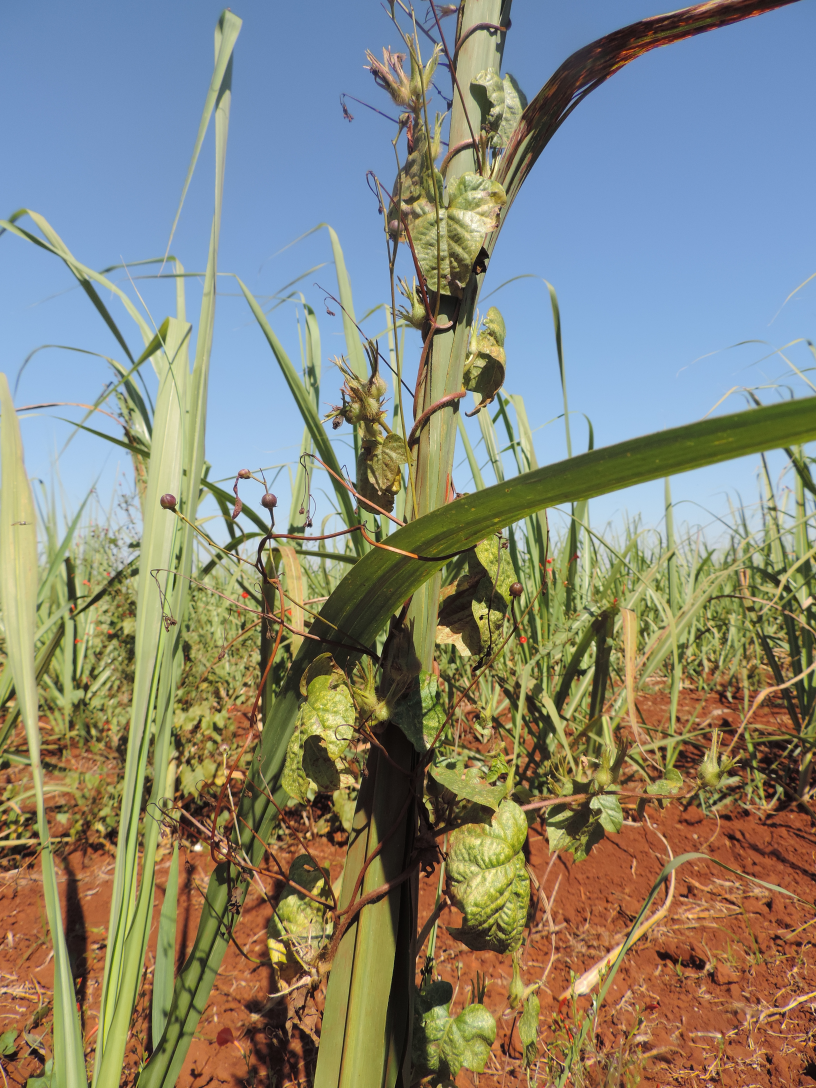
//> input picture dataset_UFRA/DSCN0003.JPG, 2448 x 3264 px (shown at 1/3 size)
$ ./leafDescriptor   (built with g++ and OpenCV 4)
//> lines starting //> are read from the running program, lines starting //| are printed output that depends on the picture; after the words box and inside, x2 and y2 are one past the last pixel; in counts of white or black regions, pixels touching at a corner belong together
#include <cv.h>
#include <highgui.h>
#include <opencv2/opencv.hpp>
//#include <opencv2/tracking.hpp>
#include <iostream>
#include <vector>
#include <math.h>
#include <fstream>


#define PI 3.14159265

using namespace cv;
using namespace std;

//vector < vector<Point> > retangulos;
struct Regiao{
    Point inicio;
    int largura;
    int altura;
};

struct outliers{
    double dist;
    int ind;
};

vector<Regiao> regioes;

struct No{
    int pos;
    No *quad1;
    No *quad2;
    No *quad3;
    No *quad4;
} *arvore;
//calcula a quantidade pixels que pertence a folha em si
// [19 lines left out: functions calcAreaLeaf, getTemplateP, not called in this run]

double getTemplate1(cv::Mat img,cv::Point p, int tam){
    double mediaR1 = 0,mediaR2 = 0;
         mediaR1 = (img.at<double>(p.x+(tam -1),p.y+1)-img.at<double>(p.x+(tam -1),p.y)-img.at<double>(p.x-1,p.y+1)+
         img.at<double>(p.x-1,p.y))/tam;
         //cout <<" Media 1 template 1 "<<mediaR1<<"\n";

         mediaR2 = (img.at<double>(p.x+(tam -1),p.y)-img.at<double>(p.x+(tam -1),p.y-1)-img.at<double>(p.x-1,p.y)+
         img.at<double>(p.x-1,p.y-1))/tam;
        // cout <<" Media 2 template 2 "<<mediaR2<<"\n";
    return mediaR1 - mediaR2;

}

double getTemplate2(cv::Mat img,cv::Point p,int tam){
    double mediaR1 = 0,mediaR2 = 0;
         mediaR1 = (img.at<double>(p.x,p.y+(tam -1))-img.at<double>(p.x-1,p.y+(tam -1))-img.at<double>(p.x,p.y-1)+
         img.at<double>(p.x-1,p.y-1))/tam;

         mediaR2 = (img.at<double>(p.x+1,p.y+(tam -1))-img.at<double>(p.x,p.y+(tam -1))-img.at<double>(p.x+1,p.y-1)+
         img.at<double>(p.x,p.y-1))/tam;
    return mediaR1 - mediaR2;
}

double getTemplate3(cv::Mat img,cv::Point p, int tam){
    double mediaR1 = 0,mediaR2 = 0;

         mediaR1 = (img.at<double>(p.x+tam-1,p.y+tam-1)-img.at<double>(p.x+(tam -2),p.y+tam)-
         img.at<double>(p.x-1,p.y-1)+img.at<double>(p.x-2,p.y))/(2*tam); // Branco

         mediaR2 = (img.at<double>(p.x+tam,p.y+tam-2)-img.at<double>(p.x+tam-1,p.y+tam-1)-img.at<double>(p.x,p.y-2)+
         img.at<double>(p.x-1,p.y-1))/(2*tam); // Preto

    return mediaR1 - mediaR2;
}

double getTemplate4(cv::Mat img,cv::Point p, int tam){
    double mediaR1 = 0,mediaR2 = 0;

            mediaR1 = (img.at<double>(p.x+tam,p.y)-img.at<double>(p.x+tam-1,p.y-1)-
            img.at<double>(p.x,p.y+tam)+img.at<double>(p.x-1,p.y+tam-1))/(2*tam); // Branco

            mediaR2 = (img.at<double>(p.x+tam+1,p.y+1)-img.at<double>(p.x+tam,p.y)-img.at<double>(p.x+1,p.y+tam+1)+
            img.at<double>(p.x,p.y+tam))/(2*tam); // Preto

    return mediaR1 - mediaR2;
}

void calcTemplate1(cv::Mat imgInt, cv::Mat &out){
int contV = 0, contE = 0, qtd = 0;
bool sem1 = false;
int fator = 0, jfinal = 0, ifinal = 0, tam = 5;
double dist = 0;
       for(int j = 1; j < imgInt.cols - 2; j++){
         for(int i = 1; i < imgInt.rows - tam; i++){
         if ((getTemplate1(imgInt,Point(i,j),tam)) > 200){
        out.at<uchar>(i,j) = 255;
        i += tam;
         }
     }
 }
}

void calcTemplate2(cv::Mat imgInt, Mat &out){
int contV = 0, qtd = 0;
bool sem1 = false;
int fator = 0, jfinal = 0, ifinal = 0, tam = 5;
double dist = 0;
std::vector< vector<Point> > vec;

 for(int i = 1; i < imgInt.rows - 2; i++){
     for(int j = 1; j < imgInt.cols - tam; j++){
         if ((getTemplate2(imgInt,Point(i,j),tam)) > 200){
    out.at<uchar>(i,j) = 255;
    j += tam;
     }
 }
 }
}

void calcTemplate3(cv::Mat imgInt, Mat &out){
int contV = 0, qtd = 0;
bool sem1 = false;
int fator = 0, jfinal = 0, ifinal = 0, tam = 5;
double dist = 0;
std::vector< vector<Point> > vec;

 int sent = 0, aux = 2;
   for(int j = imgInt.cols - 4; j >= 2; j--){
      sent = j;

      for(int i = aux; (i < imgInt.rows - 4) && (sent <= imgInt.cols -4); i++){

         if ((getTemplate3(imgInt,Point(i,sent),tam)) > 90){
             out.at<uchar>(i,sent) = 255;
             i +=tam;
             sent +=tam;
         }
         sent++;
     }
 }
}

void calcTemplate4(cv::Mat imgInt, Mat &out){
int contV = 0, qtd = 0;
bool sem1 = false;
int fator = 0, jfinal = 0, ifinal = 0, aux = 6, sent = 0, tam = 5;
double dist = 0;
std::vector< vector<Point> > vec;

 for(int j = 2; j < imgInt.cols - 4; j++){
     sem1 = false;
     sent = j;

     for(int i = aux; (i < imgInt.rows - 4) && (sent >= 2); i++){

   if ((getTemplate4(imgInt,Point(i,sent),tam)) > 90){

             i += tam;
             sent -=tam;
             out.at<uchar>(i,sent) = 255;
         }
         sent--;
     }
}
}

// [24 lines left out: function insertNo, not called in this run]

double checkQuad(Mat img,Point ini, int lin, int col){
    bool result = false;
    double qtd_pontos = 0;
    qtd_pontos = (img.at<double>(ini.x+lin-1,ini.y+col-1) - img.at<double>(ini.x+lin-1,ini.y-1)-
    img.at<double>(ini.x-1,ini.y+col-1) + img.at<double>(ini.x-1,ini.y-1))/255.0;

    return qtd_pontos;
}

cv::Mat calculaJ(Mat input){
vector<cv::Mat> channel(3);
split(input,channel);
cv::Mat b = channel[0];
cv::Mat g = channel[1];
cv::Mat r = channel[2];
channel.clear();
//cv::Mat exg = Mat::zeros(Size(b.rows,b.cols),CV_8UC1);
//cv::Mat exr = Mat::zeros(Size(b.rows,b.cols),CV_8UC1);
cv::Mat j = Mat::zeros(Size(input.cols,input.rows),CV_8UC1);
for(int m = 0; m < b.rows; m++){
    for(int n =0; n < b.cols; n++){
        j.at<uchar>(m,n) = ((2*g.at<uchar>(m,n))-b.at<uchar>(m,n)-r.at<uchar>(m,n))-((2*r.at<uchar>(m,n))-b.at<uchar>(m,n)-g.at<uchar>(m,n));
    }
}
return j;
}

void findDico(Mat temp1, Mat temp2, Mat temp3, Mat temp4,Point ini, int lin,int col){
    double total1 = 0, total2 = 0, total3 = 0, total4 = 0, coef = 0, maior = 0, soma = 0;
    int cont = 0;
    total1  = checkQuad(temp1,ini,lin,col);
    total2 = checkQuad(temp2,ini,lin, col);
    total3 = checkQuad(temp3,ini,lin, col);
    total4 = checkQuad(temp4,ini,lin, col);

    if(total1 >= 1)
    cont++;
    if(total2 >= 1)
    cont++;
    if(total3 >= 1)
    cont++;
    if(total4 >= 1)
    cont++;

    if(cont >2){
        int lfac = lin /2, cfac = col /2;
        regioes.push_back({ini,lin,col});
        findDico(temp1,temp2,temp3,temp4,ini,lfac,cfac);
        findDico(temp1,temp2,temp3,temp4,cv::Point(ini.x,ini.y+cfac),lfac,cfac);
        findDico(temp1,temp2,temp3,temp4,cv::Point(ini.x+lfac,ini.y),lfac,cfac);
        findDico(temp1,temp2,temp3,temp4,cv::Point(ini.x+lfac,ini.y+cfac),lfac,cfac);
    }
}

cv::Mat getVenation(string path){
//> called with path = "./dataset_UFRA/DSCN0003.JPG"
int total1 = 0, total2 = 0, total3 = 0, total4 = 0;
double media = 0,var = 0, dp = 0,coef = 0;
int res = 0;
cv::Mat image = cv::imread(path);
//> image is the input picture: 3264 rows x 2448 cols, CV_8UC3; mean B, G, R 121, 135, 134.6
cv::Mat reduzida;
resize(image,reduzida,Size(),0.25,0.25,CV_INTER_AREA);
cv::Mat hsv1;
cvtColor(reduzida, hsv1, CV_BGR2HSV);
//> hsv1: 816 rows x 612 cols, CV_8UC3; mean H, S, V 54, 110.4, 163.4
int hbins = 30, sbins = 32;
int histSize[] = {hbins, sbins};
// hue varies from 0 to 179, see cvtColor
float hranges[] = { 0, 180 };
// saturation varies from 0 (black-gray-white) to
// 255 (pure spectrum color)
float sranges[] = { 0, 256 };
const float* ranges[] = { hranges, sranges };
MatND hist;
// we compute the histogram from the 0-th and 1-st channels
int channels[] = {0, 1};

calcHist( &hsv1, 1, channels, Mat(), // do not use mask
        hist, 2, histSize, ranges,
        true, // the histogram is uniform
        false );
//cout<<"Histograma  linhas "<<hist.rows<<" "<<hist.cols<<"\n";
double maxVal=0, thrS = 0, thrH = 0;
Point maxV;
minMaxLoc(hist, 0, &maxVal, &maxV, 0);
//> maxVal = 36807; maxV = Point(28, 0)
thrH = (180/30)*maxV.x;
//> thrH = 168
thrS = (255/32)*maxV.y;
//> thrS = 0

vector<Mat> channels1;
split(hsv1,channels1);
for(int i = 0; i < hsv1.rows; i++){
    for(int j =0;j < hsv1.cols; j++){
        if(channels1[0].at<uchar>(i,j)< thrH || channels1[0].at<uchar>(i,j)> (thrH+(180/30))){
            channels1[0].at<uchar>(i,j) = 179;
        }else{
            channels1[0].at<uchar>(i,j) = 0;
        }

        if(channels1[1].at<uchar>(i,j)< thrS || channels1[1].at<uchar>(i,j)> (thrS+(255/32))){
            channels1[1].at<uchar>(i,j) = 255;
        }else{
            channels1[1].at<uchar>(i,j) = 0;
        }
    }
}
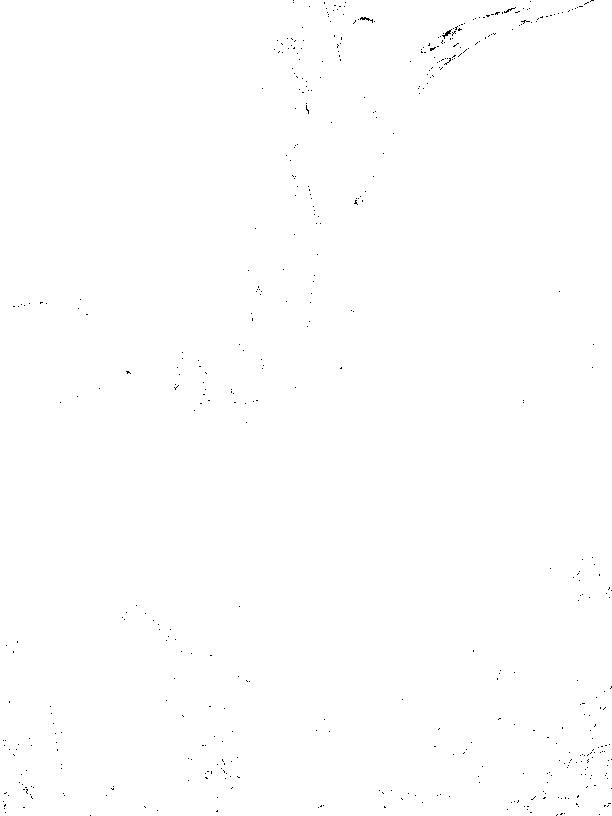
//> channels1[0]: 816 rows x 612 cols, CV_8UC1; values 0 (black) and 179 (white), 99.8% white; black in thin lines or dots
//> channels1[1]: 816 rows x 612 cols, CV_8UC1; 99.9% white; black in thin lines or dots, all inside (x1, y1, x2, y2) = (5, 0, 612, 721)

merge(channels1, hsv1);
//> hsv1: 816 rows x 612 cols, CV_8UC3; mean H, S, V 178.7, 254.7, 163.4
imshow("Hsv modificado", hsv1);

cout<<"Ponto valor máximo "<<maxV.x<<" "<<maxV.y<<"\n";
//| Ponto valor máximo 28 0


// [33 lines of commented-out code are left out]
cv::Mat j = calculaJ(reduzida);
//> after the loop in calculaJ, `for(int m = 0; m < b.rows; m++)`:
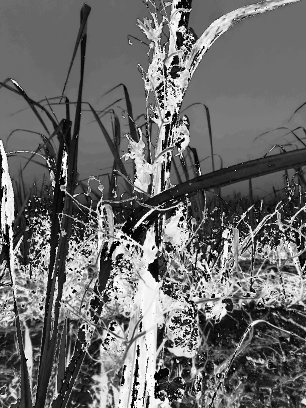
//> j: 816 rows x 612 cols, CV_8UC1 (shown at 1/2 size); min 0, max 254, mean 106.7
cv::Mat outj = Mat::zeros(Size(j.cols,j.rows),CV_8UC3);
//cout<<"Tamanho j"<<j.rows<<" "<<j.cols<<"\n";
double t=threshold(j, j, 0, 255, THRESH_BINARY | THRESH_OTSU);
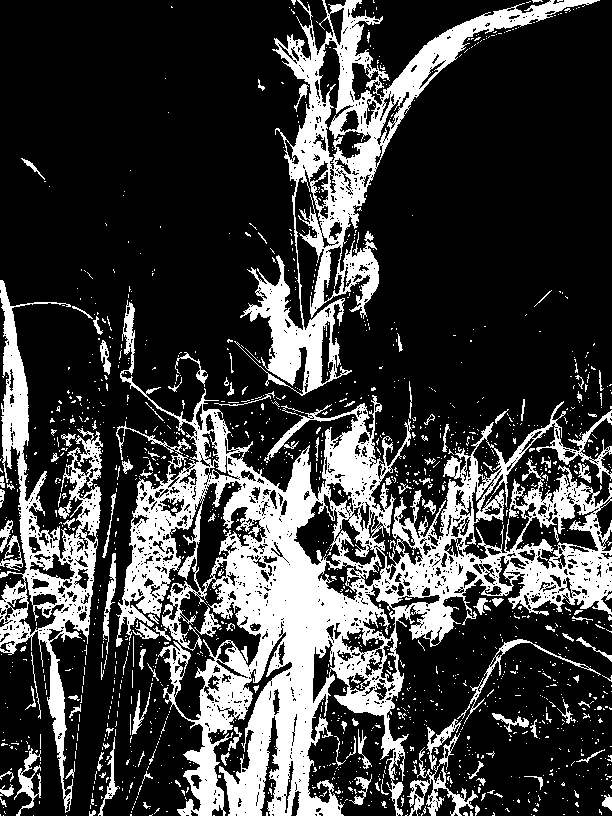
//> j: 816 rows x 612 cols, CV_8UC1; 24.9% white; 1510 white regions (1382 under 20 px), largest, box (x1, y1, x2, y2) and area: (116, 300, 612, 816) 72089, (234, 0, 600, 396) 23323, (0, 280, 103, 813) 12945
//> t = 143
for(int i =0; i < outj.rows; i++){
    for(int l =0; l< outj.cols; l++){
        if(j.at<uchar>(Point(l,i))>t){
            outj.at<Vec3b>(i,l) = Vec3b(0,0,0);
        }else{
            outj.at<Vec3b>(i,l) = reduzida.at<Vec3b>(i,l);
        }
    }
}
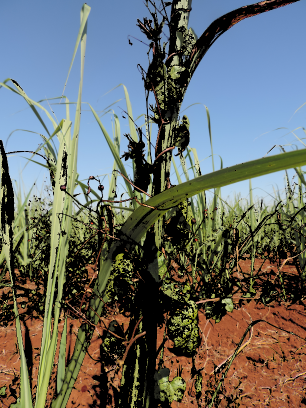
//> outj: 816 rows x 612 cols, CV_8UC3 (shown at 1/2 size); mean B, G, R 104.4, 108.6, 105
//cout<<"Tamanho j"<<reduzida.rows<<" "<<reduzida.cols<<"\n";
//imshow("Teste", j);
imshow("Imagem J",outj);
// [9 lines of commented-out code are left out]
 cv::Mat edge, edgeB;
 Mat3b hsv;
 cv::cvtColor(outj, hsv, COLOR_BGR2HSV);
//> hsv: 816 rows x 612 cols, CV_8UC3; mean H, S, V 48, 82.9, 133.8
 cv::Mat out (hsv.size(),CV_8UC1);
 /* Vec3b hsvPixel;
 for(int i = 0; i < hsv.rows; i++){
     for(int j = 0; j < hsv.cols; j++){
         hsvPixel = hsv.at<Vec3b>(i,j);
         out.at<uchar>(i,j) = (((hsvPixel.val[0]+90)%360)/360+1-hsvPixel.val[2])/2;
         //cout<<"Matiz "<< (int)hsvPixel.val[0]<<"\n";
         //out.at<uchar>(i,j) = (((hsvPixel.val[0]- 60)/60+(1-hsvPixel.val[1]))+(1-(int)hsvPixel.val[2]))/3;
     }
 } */
//String windowName = "Folha"; //Name of the window

 //namedWindow(windowName,WINDOW_AUTOSIZE); // Create a window

 //imshow(windowName, out); // Show our image inside the created window.
 //imshow(windowName, saida);

 //waitKey(0); // Wait for any keystroke in the window

 //destroyWindow(windowName); //destroy the created window */
 //double t1=threshold(hsv, hsv, 0, 255, THRESH_BINARY | THRESH_OTSU);

 Canny( hsv1, edge, 150, 200, 3);
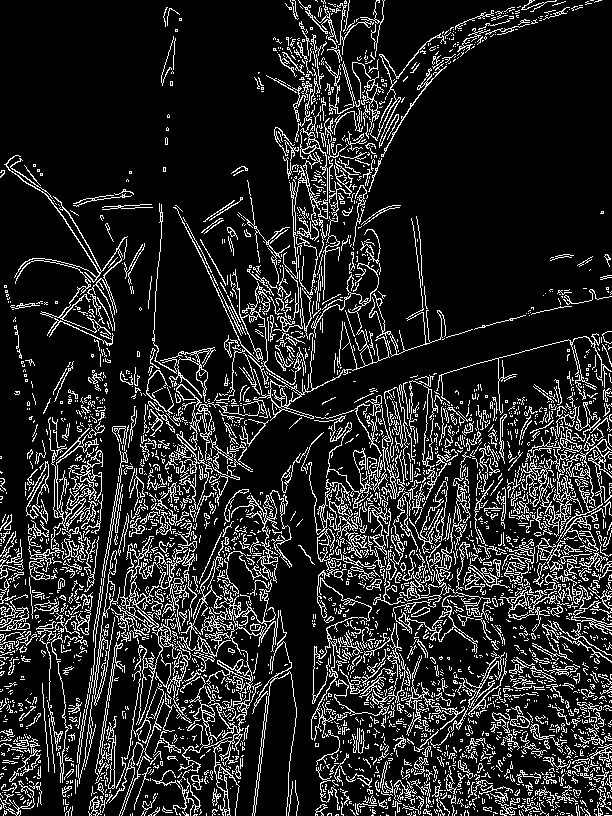
//> edge: 816 rows x 612 cols, CV_8UC1; 14.9% white in thin lines or dots
 imshow("Temp", edge);
 int esq=edge.cols, dir=0, cima=edge.rows, baixo=0; // primeiro pixel diferente de 255.
 for (int l=0; l<edge.rows; l++)
    for (int c=0; c<edge.cols; c++) {
        if ((int)edge.at<uchar>(l,c)==255) {
        if (c<esq) esq=c;
        if (dir<c) dir=c;
        if (l<cima) cima=l;
        if (baixo<l) baixo=l;
        }
 }
//> this loop made 816 passes
//> esq on passes 1 to 3: 290, 290, 290
//> after the loop, esq = 0; dir = 611; cima = 0; baixo = 815
cv::Mat roi(edge, Rect(esq,cima,dir-esq+1,baixo-cima+1));
// [10 lines of commented-out code are left out]
cv::Mat imgIntegral, imgInt2,imgInt45, imgIntT1, imgIntT2, imgIntT3, imgIntT4;
integral(roi,imgIntegral,imgInt2,imgInt45,CV_64F);
cv::Mat temp1 = Mat::zeros(roi.rows,roi.cols,CV_8UC1);
cv::Mat temp2 = Mat::zeros(roi.rows,roi.cols,CV_8UC1);
cv::Mat temp3 = Mat::zeros(roi.rows,roi.cols,CV_8UC1);
cv::Mat temp4 = Mat::zeros(roi.rows,roi.cols,CV_8UC1);
cv::Mat alltemp = Mat::zeros(roi.rows,roi.cols,CV_8UC1);

calcTemplate1(imgIntegral,temp1);
calcTemplate2(imgIntegral,temp2);
calcTemplate3(imgInt45,temp3);
//> the loop in calcTemplate3, `for(int j = imgInt.cols - 4; j >= 2; j--)` made 608 passes
//> sent on passes 1 to 3: 610, 610, 610
//> after the loop in calcTemplate3, `for(int j = imgInt.cols - 4; j >= 2; j--)`: sent = 613
calcTemplate4(imgInt45,temp4);
//> after the loop in calcTemplate4, `for(int j = 2; j < imgInt.cols - 4; j++)`:
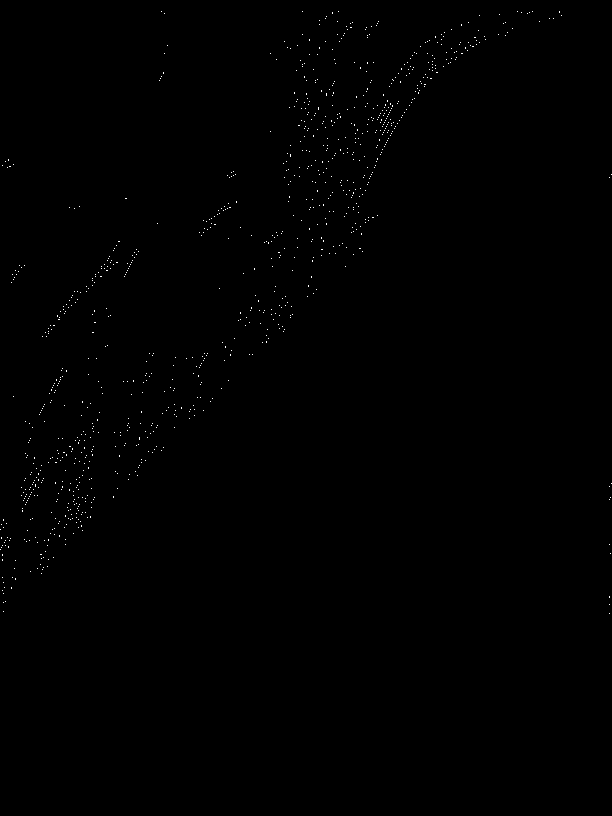
//> out: 816 rows x 612 cols, CV_8UC1; 0.24% white in thin lines or dots, all inside (x1, y1, x2, y2) = (0, 11, 612, 614)
//> after the loop in calcTemplate4, `for(int j = 2; j < imgInt.cols - 4; j++)`: sent = 1


for(int i =0; i < alltemp.rows; i++){
    for(int j =0; j < alltemp.cols; j++){
        if(temp1.at<uchar>(i,j) ==255 || temp2.at<uchar>(i,j) ==255 || temp3.at<uchar>(i,j) ==255 || temp4.at<uchar>(i,j) ==255){
            alltemp.at<uchar>(i,j) = 255;
        }
    }
}
//> alltemp: 816 rows x 612 cols, CV_8UC1; 1.5% white in thin lines or dots

// [4 lines of commented-out code are left out]

integral(temp1,imgIntT1,CV_64F);
integral(temp2,imgIntT2,CV_64F);
integral(temp3,imgIntT3,CV_64F);
integral(temp4,imgIntT4,CV_64F);
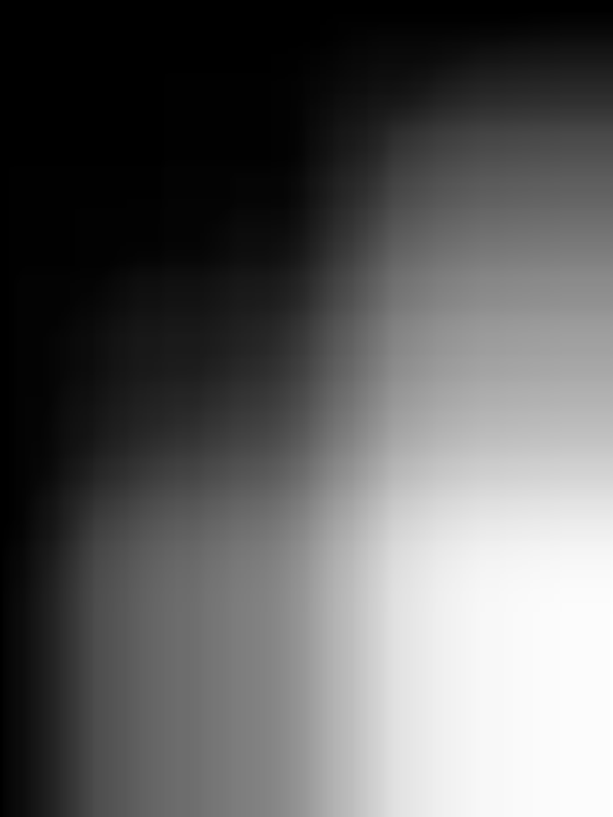
//> imgIntT4: 817 rows x 613 cols, CV_64FC1; min 0, max 301920, mean 113553.9; drawn with min black and max white

findDico(imgIntT1,imgIntT2,imgIntT3,imgIntT4,Point(1,1),roi.rows,roi.cols);
//> in checkQuad, `qtd_pontos = (img.at<double>(ini.x+lin-1,ini.y+col-1) - img.at<double>..`: qtd_pontos = 3332
//> in findDico, `total2 = checkQuad(temp2,ini,lin, col);`: total2 = 1363
//> in findDico, `total3 = checkQuad(temp3,ini,lin, col);`: total3 = 1631
//> in findDico, `total4 = checkQuad(temp4,ini,lin, col);`: total4 = 1184
//> in findDico, `regioes.push_back({ini,lin,col});`: regioes = 1 item
//> in findDico, `findDico(temp1,temp2,temp3,temp4,ini,lfac,cfac);`: ini = Point(1, 1); lfac = 408; cfac = 306

int qtd_temp1 = 0, qtd_temp2 = 0, qtd_temp3 = 0, qtd_temp4 = 0, somaT = 0;


return roi;
}

// [5 lines left out: function splitLine, not called in this run]

int main(int argc, char** argv)
{
int totalfolhas = 0, acertos = 0,fp = 0, fn = 0;

clock_t t1,t2,t3,t4;
t1=clock();
//std::string path = "./LeavesSelection/Editadas/06.jpg";
std::string path = "./dataset_UFRA/DSCN0003.JPG";
std::string line, first;
int tipo, altura = 0, largura = 0, menor1 = 0,menor2 = 0,menor3 = 0;;
std::ifstream myfile(path);
double media = 0,result = 0, media_distancias = 0, desvio_padrao = 0;
cv::Mat output;
vector<Regiao> pontos_finais;
vector<Point2f> points_entrada, centers;
vector<double> dist2center;
double compactness = 0;

output = getVenation(path);

for(int i = 0; i < regioes.size();i++){
    Point p;
    int l = 0, c = 0;
    p = regioes[i].inicio;
    l = regioes[i].largura;
    c = regioes[i].altura;
    for(int j = 0; j < regioes.size();j++){
        Point p2;
        p2 = regioes[j].inicio;
        if(p2.x >= p.x && p2.x<= p.x+l && p2.y >= p.y && p2.y<= p.y+c && regioes[i].largura > regioes[j].largura
        && regioes[i].altura > regioes[j].largura){
            regioes.erase(regioes.begin()+i);
        }else if(p.x >= p2.x && p.x<= p2.x+regioes[j].largura && p.y >= p2.y && p.y<= p2.y+ regioes[j].largura
                 && regioes[i].largura > regioes[j].largura && regioes[i].altura > regioes[j].largura){
            regioes.erase(regioes.begin()+j);
        }
    }
}
//> this loop made 196 passes
//> (p, l, c) on passes 1 to 3: (Point(1, 1), 816, 612), (Point(128, 268), 25, 19), (Point(128, 287), 25, 19)


for(int i = 0; i < regioes.size();i++){
        points_entrada.push_back(regioes.at(i).inicio);
       // cout<<regioes.at(i).inicio.x<<"\t"<<regioes.at(i).inicio.y<<"\n";
        //circle(output,Point(regioes.at(i).inicio.x,regioes.at(i).inicio.y),20,255,1,8,0);
}
Mat labels;
double anterior = 0, k = 1, atual = 0, taxa = 0;
do{
        anterior = atual;
        compactness = kmeans(points_entrada, k, labels,
            TermCriteria( TermCriteria::EPS+TermCriteria::COUNT, 10, 1.0),
               3, KMEANS_PP_CENTERS, centers);
            compactness = compactness / points_entrada.size();
            taxa = ((abs((anterior - compactness))*100)/anterior);
            cout << "Centroide "<<compactness<<" diferenca anterior "<<((abs((anterior - compactness))*100)/anterior)<<"\n";
            atual = compactness;
            k++;
}while(k<=2 || taxa >=100);
//> this loop made 2 passes
//| Centroide 54517.1 diferenca anterior inf
//| Centroide 29957.8 diferenca anterior 45.0489
//while((abs(anterior - compactness)) > 1e+06);
compactness = kmeans(points_entrada, k-2, labels,
            TermCriteria( TermCriteria::EPS+TermCriteria::COUNT, 10, 1.0),
               3, KMEANS_PP_CENTERS, centers);

/*  for(int i = 0; i < centers.size();i++){
    circle(output,Point(centers[i].y,centers[i].x),20,255,1,8,0);
}  */

cout << "Quantidade "<<regioes.size()<<"\n";
//| Quantidade 196

/* for(int i = 0; i < points_entrada.size();i++){
    circle(output,Point(points_entrada[i].y,points_entrada[i].x),5,255,1,8,0);
}
 */

 t4 = clock();
 float diff3 = ((float)t4-(float)t1);
 float seconds3 = diff3 / CLOCKS_PER_SEC;
 cout << seconds3<<"\n";
 cout << "Tempo processamento " << seconds3<<"\n";

 imwrite("out01.png",output);
 //imwrite("saida.png",saida);

 //edge.convertTo(draw, CV_8UC1);

 String windowName = "Folha"; //Name of the window

 namedWindow(windowName,WINDOW_AUTOSIZE); // Create a window

 imshow(windowName, output); // Show our image inside the created window.
 //imshow(windowName, saida);

 waitKey(0); // Wait for any keystroke in the window

 destroyWindow(windowName); //destroy the created window */

 return 0;
}
